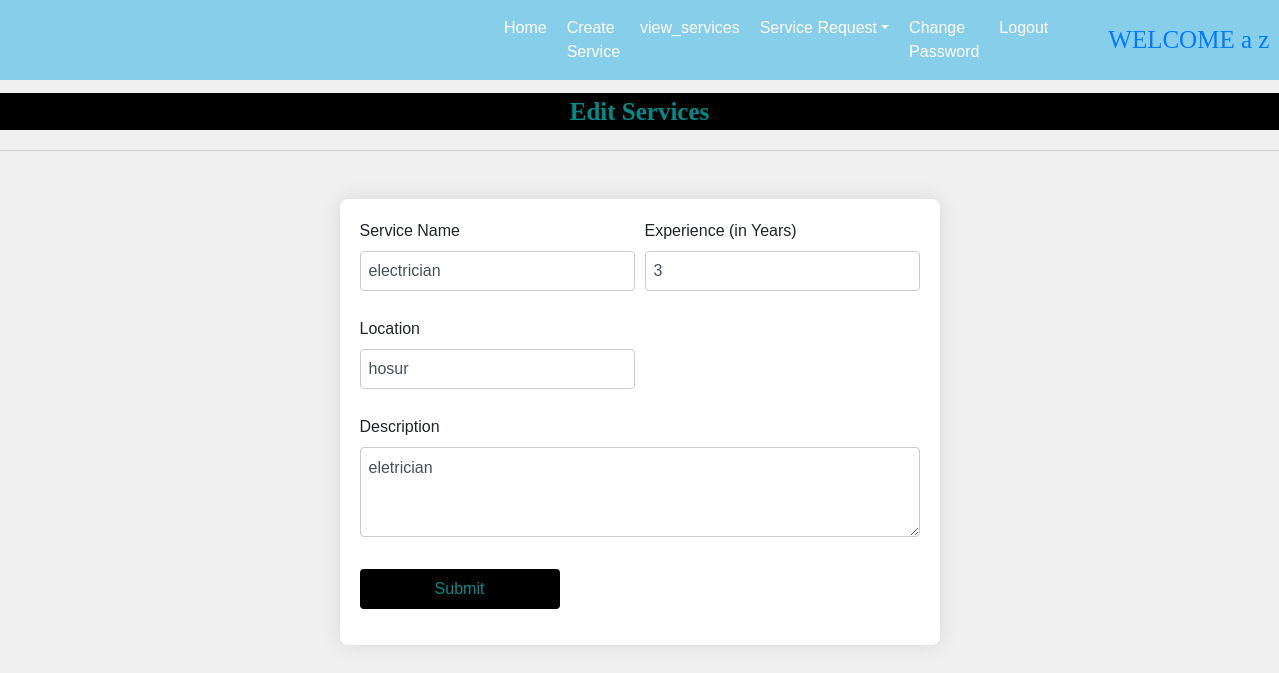
The page /edit_service/4 (signed in) on the database its author committed.
### servicefinder/models.py (models this page shows, shortened)
class Service(models.Model):
    provider = models.ForeignKey(Provider, on_delete=models.CASCADE, null=True)
    service_name = models.CharField(max_length=15, null=True)
    experience = models.CharField(max_length=15, null=True)
    location = models.CharField(max_length=150, null=True)
    description = models.CharField(max_length=200, null=True)

### servicefinder/views.py (the view, shortened to what this page needs)
# urls.py: path('edit_service/<int:pid>',edit_service, name='edit_service'),
def edit_service(request, pid):
    if not request.user.is_authenticated:
        return redirect('provider_login')
    error = ""
    service = Service.objects.get(id=pid)
    d = {'error': error, 'service': service}
    return render(request, 'edit_service.html', d)

### servicefinder/templates/edit_service.html (shortened to what this page needs)
<!doctype html>
{% load static %}
{% block body %}
{% include 'provider_navigation.html' %}
<div style="font-family: 'Monotype Corsiva'; font-size: 25px; color: darkcyan; background-color: black; font-weight: bold; margin-top: 1%">
    Edit Services
</div>
<hr>
<form class="container mt-5" onsubmit="return validateForm()" method="post" enctype="multipart/form-data">
    <div class="form-row">
        <div class="form-group col-md-6">
            <label>Service Name</label>
            <input type="text" class="form-control" name="service_name" value="{{ service.service_name }}" required>
        </div>
        <div class="form-group col-md-6">
            <label>Experience (in Years)</label>
            <input type="number" class="form-control" name="experience" value="{{ service.experience }}" placeholder="Enter Numbers Only" required>
        </div>
    </div>
    <div class="form-row">
        <div class="form-group col-md-6">
            <label>Location</label>
            <input type="text" class="form-control" name="location" value="{{ service.location }}">
        </div>
    </div>
    <div class="form-group">
        <label>Description</label>
        <textarea class="form-control" name="description" rows="3">{{ service.description }}</textarea>
    </div>
    <input type="submit" value="Submit" class="btn btn-primary my-3" style="width: 200px; background-color: black; color: darkcyan; border: none; height: 40px; cursor: pointer;">
</form>
{% endblock %}

### servicefinder/templates/provider_navigation.html (shortened to what this page needs)
<html>
<head>
    {% load static %}
<link rel="stylesheet" href="https://cdn.jsdelivr.net/npm/bootstrap@4.6.2/dist/css/bootstrap.min.css">
</head>
<body>
     <nav class="navbar navbar-expand-sm" style="background-color:skyblue">
        <a class="navbar-brand text-white pl-5 font-weight-bold" style="font-family:'Monotype Corsiva'; font-size:30px" ></a>
        <ul class="navbar-nav">
            <li class="nav-item">
                <a class="nav-link" style="margin-right:400px"></a>
            </li>
            <li class="nav-item">
                <a class="nav-link" href="{% url 'provider_home' %}" >Home</a>
            </li>
            <li class="nav-item">
                <a class="nav-link"  href="{% url 'create_service' %}"> Create Service</a>
            </li>
            <li class="nav-item">
                <a class="nav-link" href="{% url 'view_services' %}" >view_services</a>
            </li>
            <li class="nav-item dropdown">
                <a class="nav-link dropdown-toggle" href="#" id="navbarDropdownMenuLink" role="button" data-toggle="dropdown" aria-haspopup="true" aria-expanded="false">Service Request</a>
            </li>
            <li class="nav-item">
                <a class="nav-link" href="{% url 'provider_passwordchange' %}" >Change Password</a>
            </li>
            <li class="nav-item">
                <a class="nav-link" href="{% url 'provider_logout' %}" >Logout</a>
            </li>
        </ul>
    <a class="navbar-brand text-black pl-5 font-black-bold" style="font-family:'Monotype Corsiva'; font-size:25px" >WELCOME {{request.user.first_name}} {{request.user.last_name}}</a>
    </nav>
   </body>
</html>

### servicefinder/templates/provider_navigation.html (style rules this page uses)
.nav-link { color:white; margin-right:4px; }

### servicefinder/templates/edit_service.html (style rules this page uses)
body { font-family: Arial, sans-serif; background-color: #f0f0f0; }
.container { max-width: 600px; margin: 0 auto; padding: 20px; background-color: #fff; border-radius: 8px; box-shadow: 0 0 20px 0 rgba(0, 0, 0, 0.1); }
.form-control { width: 100%; height: 40px; font-size: 16px; padding: 8px; margin-bottom: 10px; border: 1px solid #ccc; border-radius: 4px; }
.btn { height: 40px; padding: 0 20px; font-size: 16px; cursor: pointer; transition: background-color 0.3s; }
.btn-primary { background-color: black; color: darkcyan; }
hr { margin-top: 20px; margin-bottom: 20px; border: none; border-top: 1px solid #ccc; }
div[style] { margin-top: 10px; margin-bottom: 10px; text-align: center; }

### rows shown on the page
Service: service_name "electrician", experience "3", location "hosur", description "eletrician"

### other values the page prints
{{ request.user.first_name }} "a"
{{ request.user.last_name }} "z"
